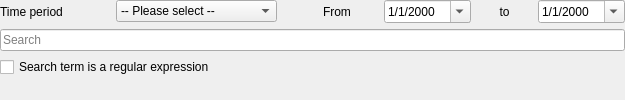
<?xml version="1.0" encoding="UTF-8"?>
<ui version="4.0">
 <class>UiFilterWidget</class>
 <widget class="QWidget" name="UiFilterWidget">
  <property name="geometry">
   <rect>
    <x>0</x>
    <y>0</y>
    <width>625</width>
    <height>100</height>
   </rect>
  </property>
  <property name="minimumSize">
   <size>
    <width>625</width>
    <height>100</height>
   </size>
  </property>
  <property name="windowTitle">
   <string>Form</string>
  </property>
  <layout class="QVBoxLayout" name="vlFilterWidget">
   <property name="leftMargin">
    <number>0</number>
   </property>
   <property name="topMargin">
    <number>0</number>
   </property>
   <property name="rightMargin">
    <number>0</number>
   </property>
   <property name="bottomMargin">
    <number>0</number>
   </property>
   <item>
    <layout class="QHBoxLayout" name="hlDateEditTimePeriod">
     <item>
      <layout class="QHBoxLayout" name="hlTimePeriod">
       <item>
        <widget class="QLabel" name="lblTimePeriod">
         <property name="minimumSize">
          <size>
           <width>110</width>
           <height>0</height>
          </size>
         </property>
         <property name="maximumSize">
          <size>
           <width>110</width>
           <height>16777215</height>
          </size>
         </property>
         <property name="text">
          <string>Time period</string>
         </property>
         <property name="buddy">
          <cstring>cbxTimePeriod</cstring>
         </property>
        </widget>
       </item>
       <item>
        <widget class="QComboBox" name="cbxTimePeriod">
         <item>
          <property name="text">
           <string>-- Please select --</string>
          </property>
         </item>
        </widget>
       </item>
      </layout>
     </item>
     <item>
      <layout class="QHBoxLayout" name="hlDateEdit">
       <item>
        <spacer name="horizontalSpacerDateEdit">
         <property name="orientation">
          <enum>Qt::Horizontal</enum>
         </property>
         <property name="sizeType">
          <enum>QSizePolicy::Fixed</enum>
         </property>
         <property name="sizeHint" stdset="0">
          <size>
           <width>40</width>
           <height>20</height>
          </size>
         </property>
        </spacer>
       </item>
       <item>
        <widget class="QLabel" name="lblDateEditTo">
         <property name="minimumSize">
          <size>
           <width>55</width>
           <height>0</height>
          </size>
         </property>
         <property name="maximumSize">
          <size>
           <width>55</width>
           <height>16777215</height>
          </size>
         </property>
         <property name="text">
          <string>From</string>
         </property>
         <property name="buddy">
          <cstring>dateEditFrom</cstring>
         </property>
        </widget>
       </item>
       <item>
        <widget class="QDateEdit" name="dateEditFrom">
         <property name="displayFormat">
          <string>M/d/yyyy</string>
         </property>
         <property name="calendarPopup">
          <bool>true</bool>
         </property>
         <property name="timeSpec">
          <enum>Qt::LocalTime</enum>
         </property>
        </widget>
       </item>
       <item>
        <widget class="QLabel" name="lblDateEditFrom">
         <property name="minimumSize">
          <size>
           <width>55</width>
           <height>0</height>
          </size>
         </property>
         <property name="maximumSize">
          <size>
           <width>55</width>
           <height>16777215</height>
          </size>
         </property>
         <property name="text">
          <string>to</string>
         </property>
         <property name="alignment">
          <set>Qt::AlignCenter</set>
         </property>
         <property name="buddy">
          <cstring>dateEditTo</cstring>
         </property>
        </widget>
       </item>
       <item>
        <widget class="QDateEdit" name="dateEditTo">
         <property name="displayFormat">
          <string>M/d/yyyy</string>
         </property>
         <property name="calendarPopup">
          <bool>true</bool>
         </property>
         <property name="timeSpec">
          <enum>Qt::LocalTime</enum>
         </property>
        </widget>
       </item>
      </layout>
     </item>
    </layout>
   </item>
   <item>
    <layout class="QVBoxLayout" name="vlSearch">
     <item>
      <widget class="QLineEdit" name="leSearch">
       <property name="placeholderText">
        <string>Search</string>
       </property>
       <property name="clearButtonEnabled">
        <bool>true</bool>
       </property>
      </widget>
     </item>
     <item>
      <widget class="QCheckBox" name="cbxSearchAsRegEx">
       <property name="text">
        <string>Search term is a regular expression</string>
       </property>
      </widget>
     </item>
    </layout>
   </item>
   <item>
    <spacer name="verticalSpacer">
     <property name="orientation">
      <enum>Qt::Vertical</enum>
     </property>
     <property name="sizeHint" stdset="0">
      <size>
       <width>20</width>
       <height>2</height>
      </size>
     </property>
    </spacer>
   </item>
  </layout>
 </widget>
 <tabstops>
  <tabstop>cbxTimePeriod</tabstop>
  <tabstop>dateEditFrom</tabstop>
  <tabstop>dateEditTo</tabstop>
  <tabstop>leSearch</tabstop>
  <tabstop>cbxSearchAsRegEx</tabstop>
 </tabstops>
 <resources/>
 <connections>
  <connection>
   <sender>cbxTimePeriod</sender>
   <signal>currentIndexChanged(int)</signal>
   <receiver>UiFilterWidget</receiver>
   <slot>slotTimePeriodChanged(int)</slot>
   <hints>
    <hint type="sourcelabel">
     <x>167</x>
     <y>13</y>
    </hint>
    <hint type="destinationlabel">
     <x>168</x>
     <y>32</y>
    </hint>
   </hints>
  </connection>
  <connection>
   <sender>dateEditFrom</sender>
   <signal>dateChanged(QDate)</signal>
   <receiver>UiFilterWidget</receiver>
   <slot>slotDateEditChanged(QDate)</slot>
   <hints>
    <hint type="sourcelabel">
     <x>411</x>
     <y>13</y>
    </hint>
    <hint type="destinationlabel">
     <x>374</x>
     <y>63</y>
    </hint>
   </hints>
  </connection>
  <connection>
   <sender>dateEditTo</sender>
   <signal>dateChanged(QDate)</signal>
   <receiver>UiFilterWidget</receiver>
   <slot>slotDateEditChanged(QDate)</slot>
   <hints>
    <hint type="sourcelabel">
     <x>560</x>
     <y>14</y>
    </hint>
    <hint type="destinationlabel">
     <x>558</x>
     <y>62</y>
    </hint>
   </hints>
  </connection>
  <connection>
   <sender>leSearch</sender>
   <signal>textEdited(QString)</signal>
   <receiver>UiFilterWidget</receiver>
   <slot>slotSearchTextChanged(QString)</slot>
   <hints>
    <hint type="sourcelabel">
     <x>129</x>
     <y>45</y>
    </hint>
    <hint type="destinationlabel">
     <x>312</x>
     <y>94</y>
    </hint>
   </hints>
  </connection>
  <connection>
   <sender>cbxSearchAsRegEx</sender>
   <signal>stateChanged(int)</signal>
   <receiver>UiFilterWidget</receiver>
   <slot>slotUseSearchTextAsRegEx(int)</slot>
   <hints>
    <hint type="sourcelabel">
     <x>62</x>
     <y>78</y>
    </hint>
    <hint type="destinationlabel">
     <x>85</x>
     <y>95</y>
    </hint>
   </hints>
  </connection>
 </connections>
 <slots>
  <slot>slotTimePeriodChanged(int)</slot>
  <slot>slotDateEditChanged(QDate)</slot>
  <slot>slotSearchTextChanged(QString)</slot>
  <slot>slotUseSearchTextAsRegEx(int)</slot>
 </slots>
</ui>
